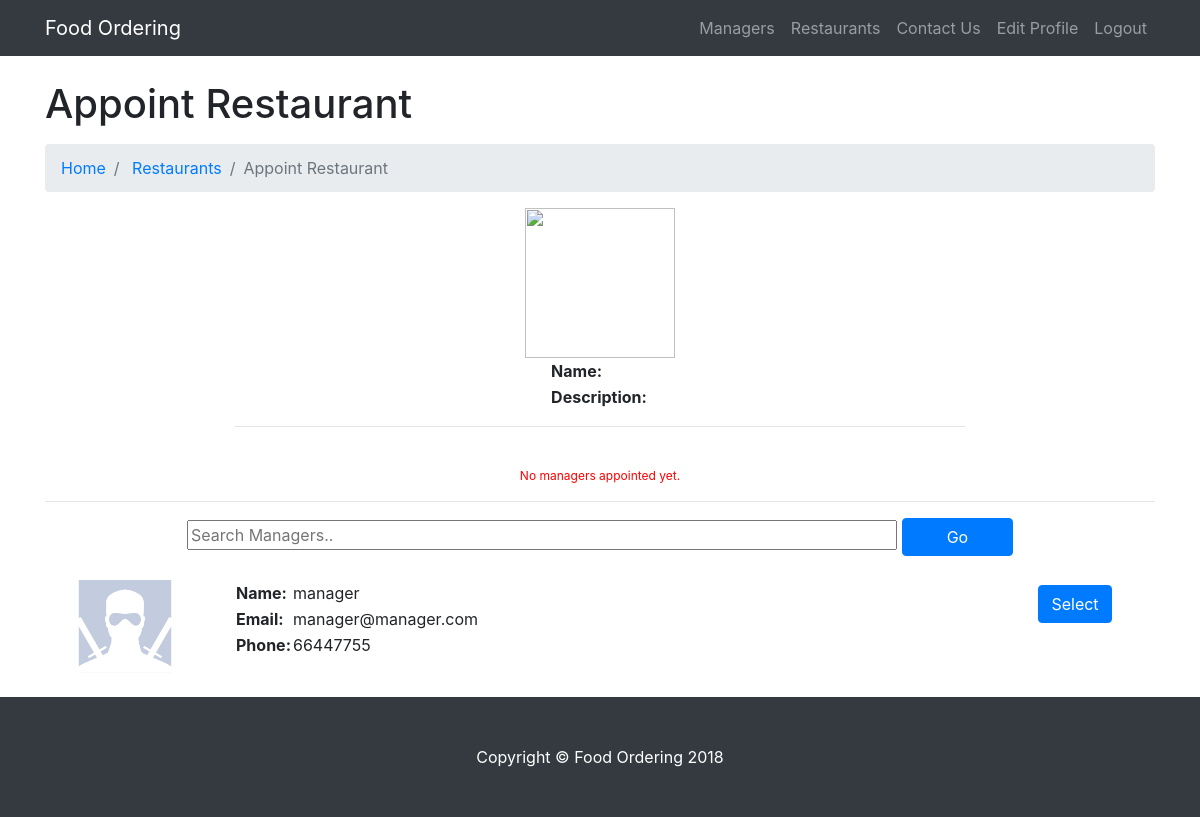
The app's page /callable/admin/appointRestaurant.php (signed in), older data.
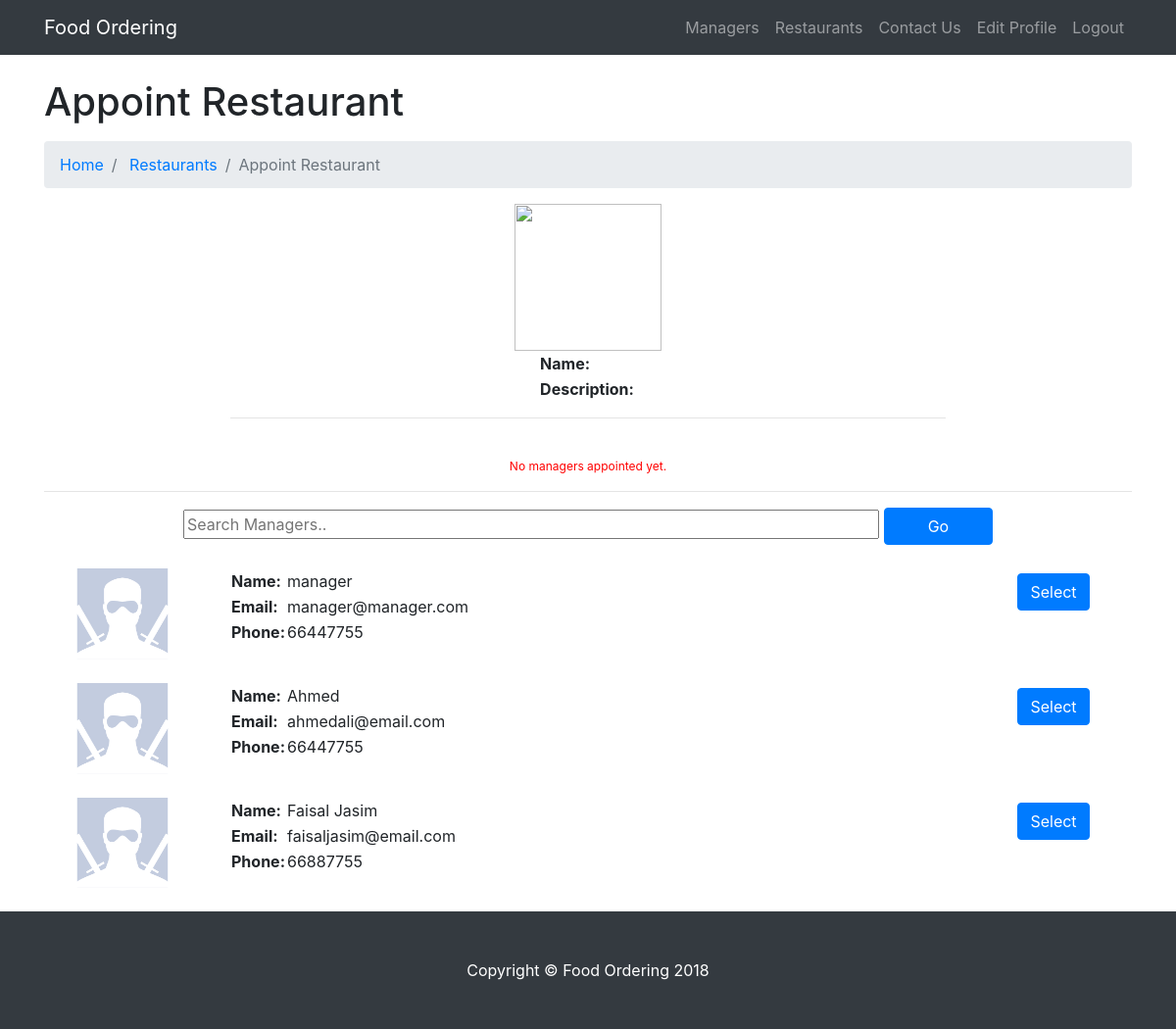
The same page, newer data.
### tables this page shows
CREATE TABLE `users` (
  `userid` int(11) NOT NULL,
  `name` varchar(20) NOT NULL,
  `email` varchar(30) NOT NULL,
  `password` varchar(32) NOT NULL,
  `phone` varchar(15) NOT NULL,
  `profilepicture` varchar(20) NOT NULL,
  `usertype` varchar(9) NOT NULL
);

### callable/modularRequire.php (called while the page is built, shortened)
<?php
    $htmlpath='/project/';
?>

### callable/admin/appointRestaurant.php (the view, shortened to what this page needs)
<?php require('C:\xampp\htdocs\project\callable\modularRequire.php'); ?>
<?php
    extract($_POST);
    try {
        require($phppath.'callable/connection.php');
        $prepq=$db->prepare("SELECT * FROM restaurants WHERE restaurantid=?");
        $prepq->execute(array($_SESSION['restaurantid']));
        $rowq=$prepq->fetch(PDO::FETCH_ASSOC);
    }
    catch (PDOException $e) {
        echo "Error occured!";
        die($e->getMessage());
    }
?>
<!DOCTYPE html>
<html lang="en">
<?php require($head); ?>
<body>
<?php require($navigation); ?>
<div class="container">
<h1 class="mt-4 mb-3">Appoint Restaurant</h1>
<ol class="breadcrumb">
  <li class="breadcrumb-item">
    <a href="<?php echo $htmlpath.'index.php';?>">Home</a>
  </li>
  <li class="breadcrumb-item">
    <a href="<?php echo $htmlpath.'callable/admin/restaurantview.php';?>">Restaurants</a>
  </li>
  <li class="breadcrumb-item active">Appoint Restaurant</li>
</ol>
<div class="row">
  <div style="margin: auto;" class="col-lg-8 mb-4">
      <div style="text-align:center;">
          <img src="<?php echo $htmlpath.$rowq['logo'];?>" width='150' height='150'></img>
      </div>
      <div>
          <table style="margin:auto;">
              <tr><td><b>Name:</b></td><td><?php echo $rowq['name']; ?></td></tr>
              <tr><td><b>Description:</b></td><td><?php echo $rowq['description']; ?></td></tr>
          </table>
      </div>
      <hr/>
  </div>
</div>
    <?php
    try {
        require($phppath.'callable/connection.php');
        $prepq=$db->prepare("SELECT * FROM users WHERE userid IN (SELECT managerid FROM restaurantmanagers WHERE restaurantid=?)");
        $prepq->execute(array($_SESSION['restaurantid']));
        $rowq=$prepq->fetchAll(PDO::FETCH_ASSOC);
    } catch (PDOException $e) {
        echo "Error occured!";
        die($e->getMessage());
    }
    if (count($rowq)<=0) {
        echo "<div style='color:red; text-align:center; font-size: 12px;'>No managers appointed yet.</div>";
}
?>
<hr/>
  <div style="text-align:center;">
      <form method="post">
          <input type="text" style="width:64%;" placeholder="Search Managers.." name="searchparameter">
          <button type="submit" style="width:10%;" class="btn btn-primary">Go</button></a>
      </form>
  </div>
  <br/>
  <?php
      $searchparameter="";
      extract($_POST);
          try {
              require($phppath.'callable/connection.php');
              $prepq=$db->prepare("SELECT * FROM users WHERE (name LIKE ? OR email like ? OR phone LIKE ?) AND (usertype='manager') AND (userid NOT IN (SELECT managerid FROM restaurantmanagers WHERE restaurantid=?))");
              $prepq->execute(array("%$searchparameter%","%$searchparameter%","%$searchparameter%",$_SESSION['restaurantid']));
              $rowq=$prepq->fetchAll(PDO::FETCH_ASSOC);
          } catch (PDOException $e) {
              echo "Error occured!";
              die($e->getMessage());
          }
          foreach ($rowq as $row) {
      ?>
              <div class='row' >
                  <div style='text-align:center;' class='col-md-2' >
                      <img style='margin: auto;' class='img-fluid rounded mb-3 mb-md-0' width='100' height='100' src="<?php echo $htmlpath.$row['profilepicture']; ?>" alt=''>
                  </div>
                  <div class='col-md-8' >
                      <table >
                          <tr><td><b>Name:</b></td><td><?php echo $row['name']; ?></td></tr>
                          <tr><td><b>Email:</b></td><td><?php echo $row['email']; ?></td></tr>
                          <tr><td><b>Phone:</b></td><td><?php echo $row['phone']; ?></td></tr>
                      </table>
                  </div>
                  <div style='text-align:center;' class='col-md-2' >
                      <form method="POST">
                          <button style="margin-top:5px;" class='btn btn-primary' type='submit' name='select' value="<?php echo $row['userid'] ?>">Select</button>
                      </form>
                  </div>
              </div>
              <br/>
  <?php
          }
  ?>
</div>
<?php require($footer); ?>
</body>
</html>

### head.php (shortened to what this page needs)
<head>
  <link href='<?php echo $htmlpath.'vendor/bootstrap/css/bootstrap.min.css' ?>' rel="stylesheet">
  <link href='<?php echo $htmlpath.'css/modern-business.css' ?>' rel="stylesheet">
</head>

### structure/header/adminNavigation.php (shortened to what this page needs)
<nav class="navbar fixed-top navbar-expand-lg navbar-dark bg-dark fixed-top">
  <div class="container">
    <a class="navbar-brand" href='<?php echo $htmlpath.'index.php' ?>'>Food Ordering</a>
    <div class="collapse navbar-collapse" id="navbarResponsive">
      <ul class="navbar-nav ml-auto">
          <?php
                require($phppath.'callable/generateNavElements.php');
                $arrayOfElements= array(
                    'Managers' => 'callable/admin/managerview.php',
                    'Restaurants' => 'callable/admin/restaurantview.php',
                    'Contact Us' => 'callable/contactus.php',
                    'Edit Profile' => 'callable/editprofile.php',
                    'Logout' => 'callable/logout.php',
                );
                generateNavElements($arrayOfElements,$htmlpath);
          ?>
      </ul>
    </div>
  </div>
</nav>

### callable/generateNavElements.php (shortened to what this page needs)
<?php
    function generateNavElements($arrayOfElements,$htmlpath){
        foreach ($arrayOfElements as $visible => $link) {
        echo "  <li class='nav-item'>
                    <a class='nav-link' href='$htmlpath$link'>$visible</a>
                </li>
             ";
         }
    }
?>

### structure/footer/adminFooter.php
<footer class="py-5 bg-dark">
  <div class="container">
    <p class="m-0 text-center text-white">Copyright &copy; Food Ordering 2018</p>
  </div>
</footer>

### css/modern-business.css (style rules this page uses)
body { padding-top: 54px; }
@media (min-width: 992px) { body { padding-top: 56px; } }

Row changes from the older to the newer data that the page shows:
added users: profilepicture (placeholder picture), name "Ahmed", email "ahmedali@email.com", phone "66447755", $row['userid'] 5 (drawn)
added users: profilepicture (placeholder picture), name "Faisal Jasim", email "faisaljasim@email.com", phone "66887755", $row['userid'] 6 (drawn)
